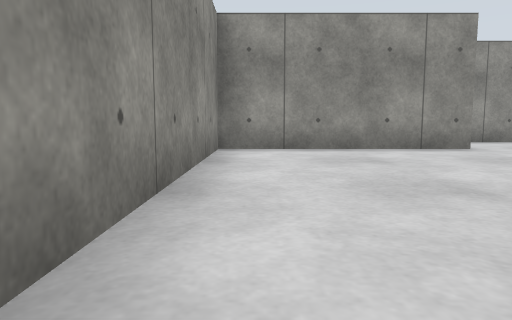
view 1 (above)

24 first-person views from a walk through a Gazebo world. The camera is 0.5 m above the floor, tilts 6° down and sees 70° across. The floor is counted in squares, 1 m on a side. Each view is taken from the middle of a square. On the plan, view 1 faces up. The plan holds only what a view shows up to about 9 squares ahead; the rest is blank.

view 2
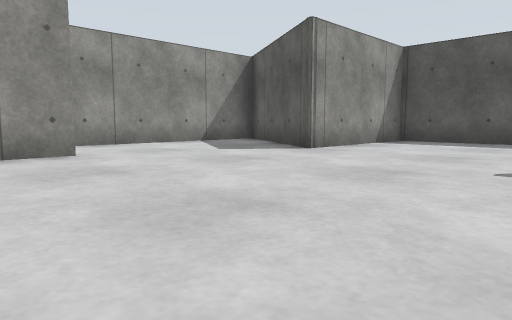

view 3
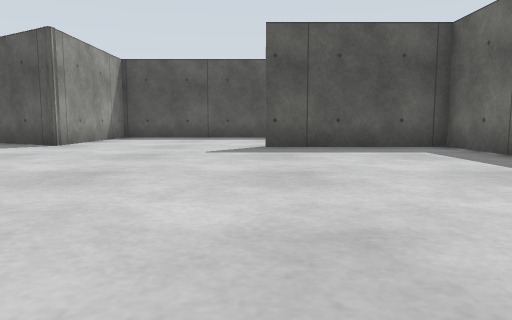

view 4
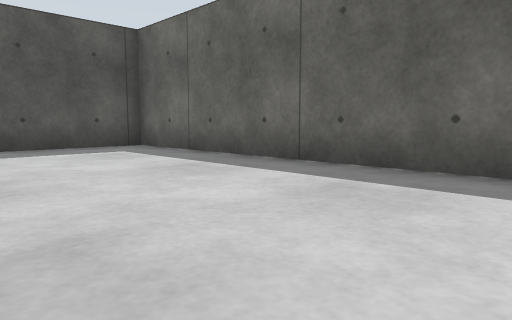

view 5
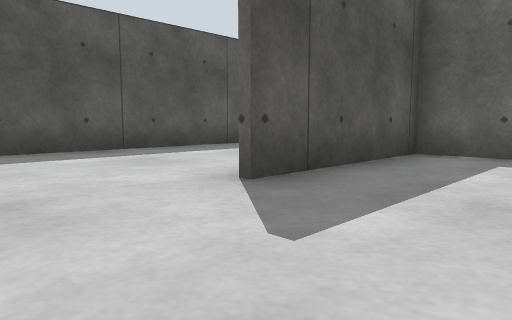

view 6
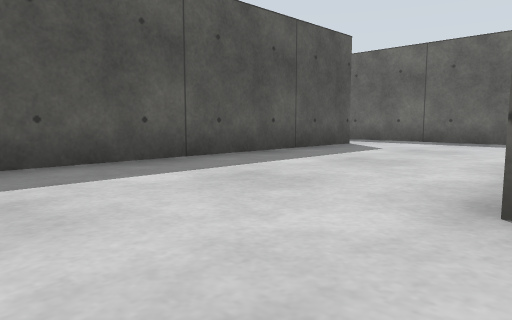

view 7
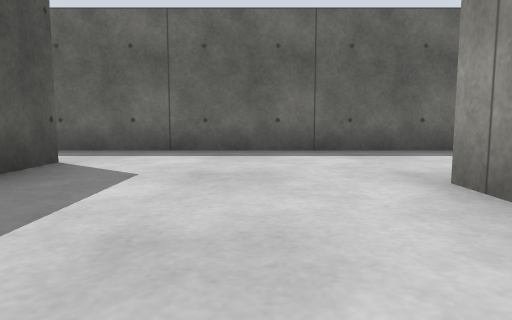

view 8
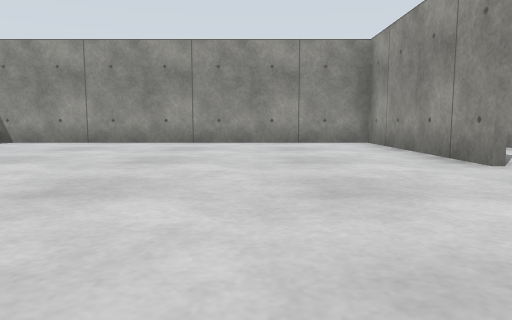

view 9
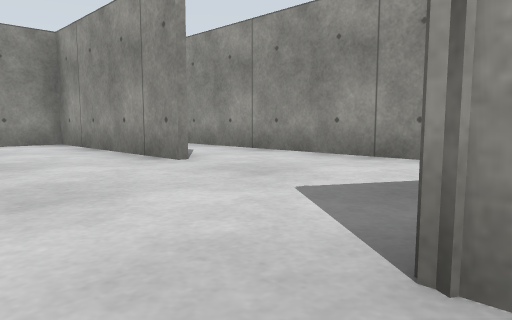

view 10
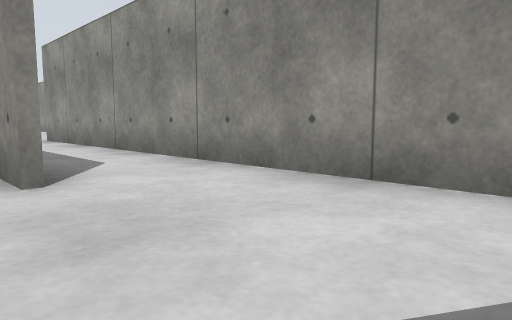

view 11
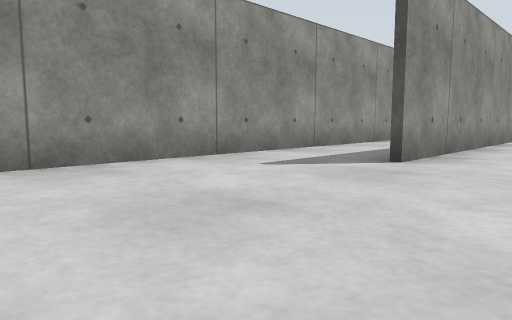

view 12
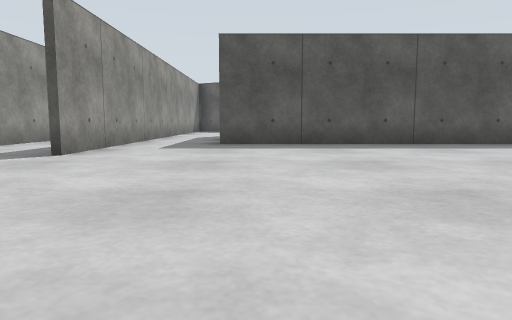

view 13
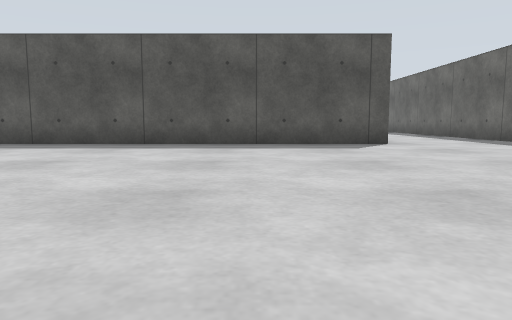

view 14
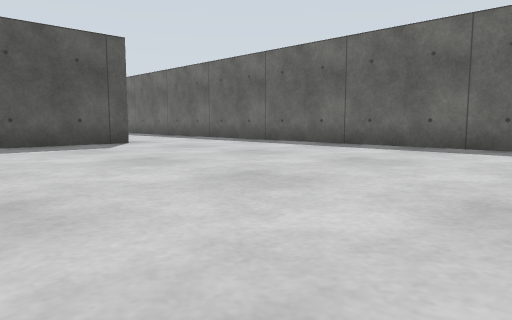

view 15
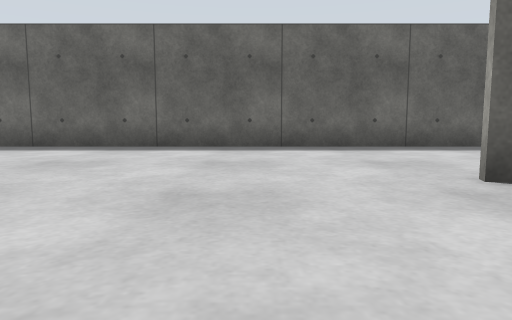

view 16
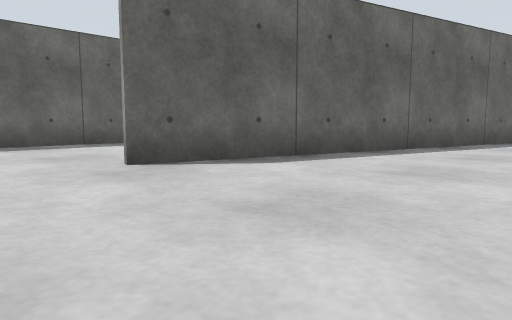

view 17
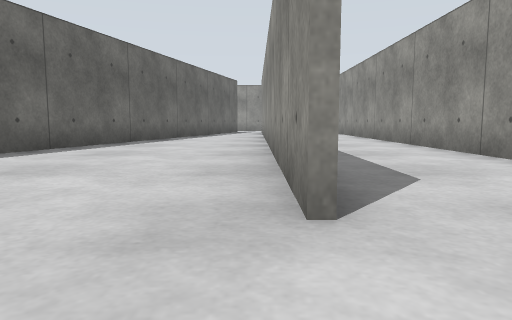

view 18
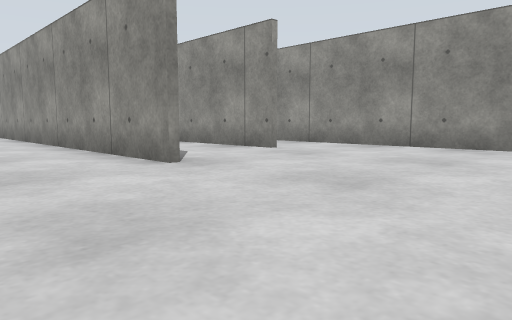

view 19
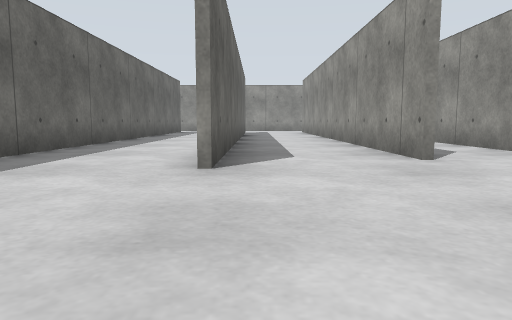

view 20
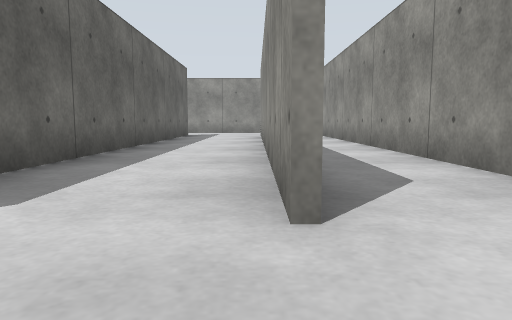

view 21
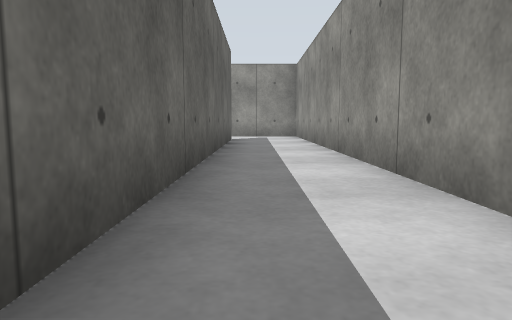

view 22
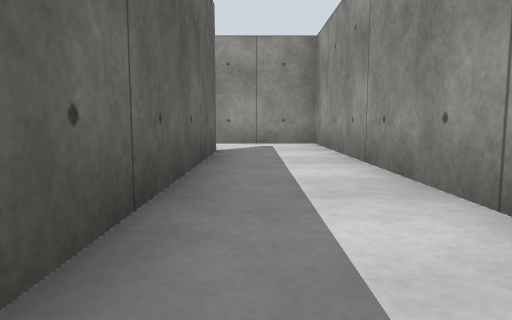

view 23
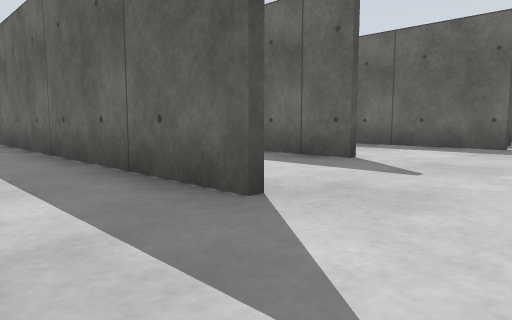

view 24
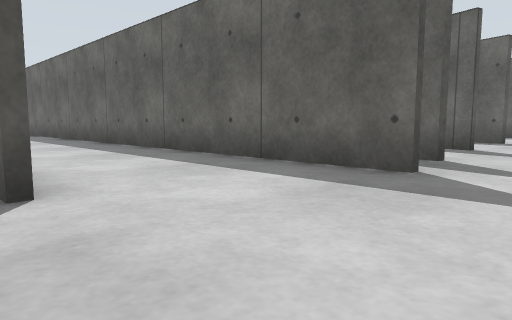

### Floor plan
Points are (right, up) in squares from view 1. A wall is a line through its corners. A room is listed if a view was taken in it or the views show most of it. See-through windows are left out.
Room 1 (views 1, 2, 3, 4, 5, 6, 7, 8, 9, 10)
walls: (7.4, -2.1) (7.4, -3); (4, 6.7) (-0.7, 6.7) (-0.7, -2.1); (0.6, -2.8) (7.3, -2.8) (7.3, 0.9); (10.9, 5.1) (7.5, 5.1) (8.8, 7.3); (7.1, 8.9) (3.6, 8.9); (7.5, -6.4) (10.5, -6.4); (11.4, -4.5) (11.4, 4.6)
ways out: opening at (3, 8) to room 2; opening at (7, -5) to room 2; opening at (11, -5.5)
Room 2 (views 11, 12, 13, 14, 15, 16, 17, 18, 19, 20, 21, 22, 23, 24)
walls: (-10.8, 3.3) (-17.8, 3.3); (-12.8, 6.4) (-19.6, 6.4); (-13.6, 9.2) (-20.9, 9.2); (-19.2, 0.2) (-10.9, -2); (-13.6, -6.4) (-3.3, -6.4); (-10.2, 11.4) (-28.3, 11.4) (-28.3, 9); (-21.2, 6.5) (-12.8, 6.5); (-0.8, -3) (-0.8, 6.9); (0.8, 11.4) (-7.2, 11.4); (-25.4, 6.5) (-23.6, 6.5); (-26.6, 3.4) (-14, 3.4); (3.6, 8.9) (-3.6, 8.9); (-26.2, 9.3) (-16.9, 9.3); (5.5, -6.4) (7.5, -6.4)
ways out: opening at (3, 8) to room 1; opening at (7, -5) to room 1; opening at (-27.5, 2.5)

Positions as (right, up) in squares from view 1, and headings:
1: (0, 0), facing up
2: (2, 1), facing up-right
3: (0, 1), facing right
4: (0, 1), facing down-right
5: (5, 3), facing down-right
6: (7, 3), facing down-right
7: (9, 0), facing down
8: (8, 4), facing left
9: (8, 4), facing up-left
10: (7, 6), facing up-left
11: (-8, 7), facing up-right
12: (-9, 6), facing right
13: (-9, 0), facing right
14: (-9, 1), facing down-right
15: (-9, 1), facing down
16: (-9, 2), facing down-left
17: (-9, 3), facing left
18: (-9, 4), facing up-left
19: (-9, 7), facing left
20: (-12, 9), facing left
21: (-16, 10), facing left
22: (-20, 10), facing left
23: (-28, 11), facing down-right
24: (-28, 7), facing down-right
